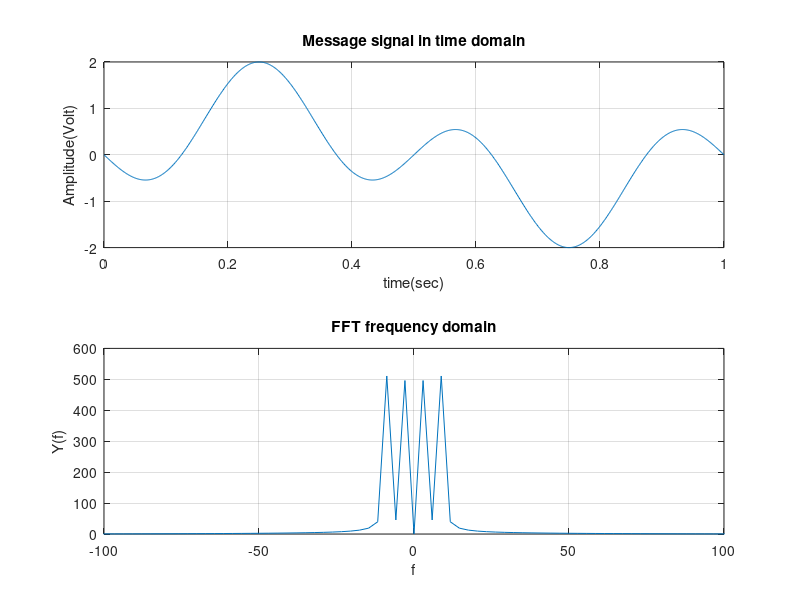

The MATLAB script that drew this image:
% question1(a)
clc;
close all;

% defining time period
Am =1;  
fm1 = 1; 
fm2 = 3;  
t = 0:1/999:1; 
N= length(t); 
N = 2^ceil(log2(N));
f=(-N/2:N/2-1) / ((N/3)*1/999);

% message signal
ym = Am*(sin(2*pi*fm1*t)-sin(2*pi*fm2*t));   
figure();
subplot(2,1,1);
plot(t,ym); 
title("Message signal in time domain");
xlabel("time(sec)");
ylabel("Amplitude(Volt)");
grid on; 

%FT of message Signal 
y_F=fftshift(fft(ym,N)); 
subplot(2,1,2);
plot(f,abs(y_F));
title("FFT frequency domain");
xlabel("f");
ylabel("Y(f)");
ylim([0 600]);
xlim([-100 100]);
grid on;
